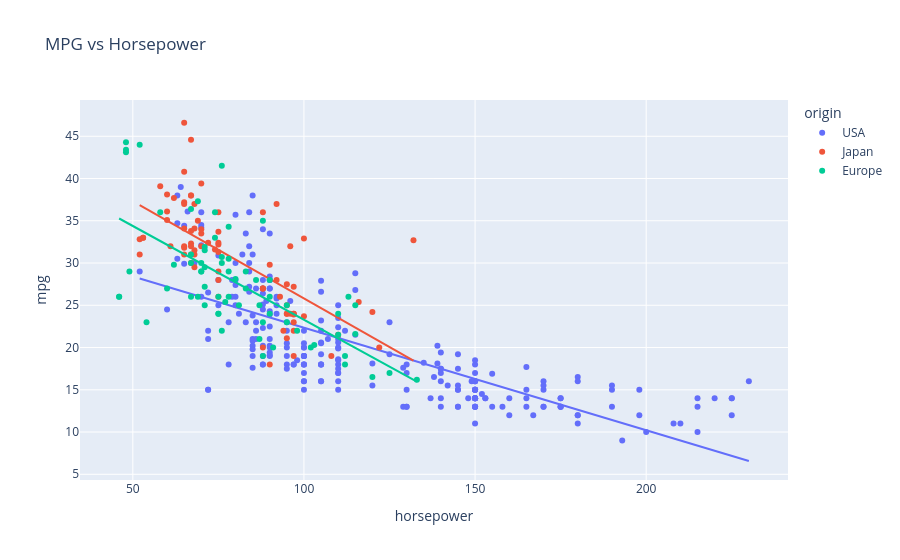

The notebook cell this image was saved under:
### Code cell
fig = px.scatter(
    df,
    x="horsepower",
    y="mpg",
    color="origin",
    trendline="ols",
    title="MPG vs Horsepower"
)

fig.show()
